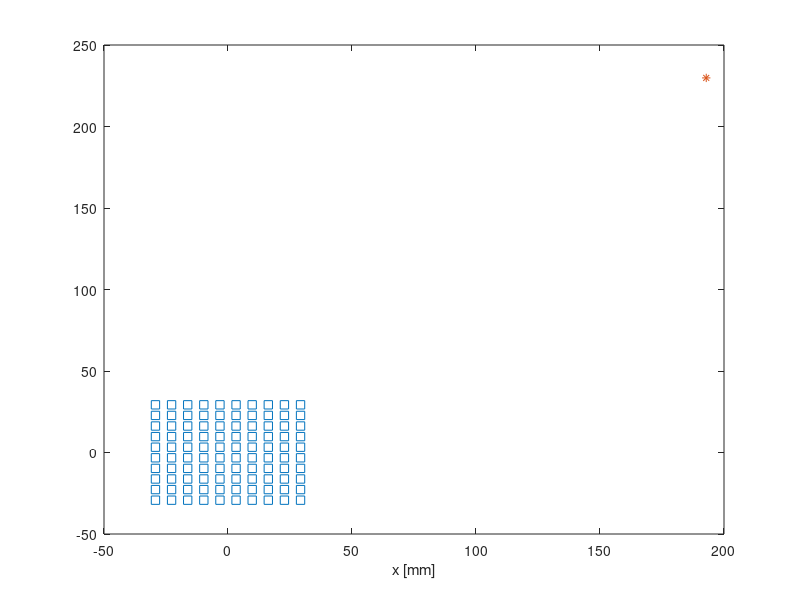

MATLAB code for this plot: (Note: this script raises an error after producing the figure.)
%% %%%%%%%%%%%%%%%%%%%%%%%%%%%%%%%%%%%%%%%%%%%%%%%%%%%%%%%%%%%%%%%%%%%%%%%%
%   
%           this script illustrates time-domain DAS beamforming based on
%           simulated square array response.
%             
%           Additionally, it performes phase coherence imaging anaysing
%           standard deviation of phase shift 
%                   
%
%%%%%%%%%%%%%%%%%%%%%%%%%%%%%%%%%%%%%%%%%%%%%%%%%%%%%%%%%%%%%%%%%%%%%%%%%%%

addpath('tools')

clear all 
close all
%% %%%%%%%%%%%%%%%%%%%%%%%%%%%%%%%%%%%%%%%%%%%%%%%%%%%%%%%%%%%%%%%%%%%%%%%%
% 
%                  Load the dispersion curves data
% 
%%%%%%%%%%%%%%%%%%%%%%%%%%%%%%%%%%%%%%%%%%%%%%%%%%%%%%%%%%%%%%%%%%%%%%%%%%%

load('disp_curve')  % disp curves for 2 mm alu plates 

% figure(1),  plot(f_vec,k_a,f_vec,k_s)
% xlabel('f [Hz]'), ylabel('k [rad/m]')
%% %%%%%%%%%%%%%%%%%%%%%%%%%%%%%%%%%%%%%%%%%%%%%%%%%%%%%%%%%%%%%%%%%%%%%%%%
% 
%                          Generate array topology
% 
%                                 
%%%%%%%%%%%%%%%%%%%%%%%%%%%%%%%%%%%%%%%%%%%%%%%%%%%%%%%%%%%%%%%%%%%%%%%%%%

%    SQUARE  
%%%%%%%%%%%%%%%%%%%%%%%%%%%%%%%%%%%%%%%%%%%%%%%%%%%%%%%%%%%%%%%%%%%%%%%%%%
array.dx = 6.5;               % pitch in mm
x = (1:10).*array.dx;         x = x - mean(x);

[x,y] = meshgrid(x,x); 
array.X = reshape (x,1,size(x,1)*size(y,2));
array.Y = reshape (y,1,size(y,1)*size(y,2));
array.name = 'square';
%%%%%%%%%%%%%%%%%%%%%%%%%%%%%%%%%%%%%%%%%%%%%%%%%%%%%%%%%%%%%%%%%%%%%%%%%%

% plot array elements 
figure(2),  plot(array.X,array.Y,'s'), 
xlabel('x [mm]'), ylabel('y [mm]')
title(array.name)
%% %%%%%%%%%%%%%%%%%%%%%%%%%%%%%%%%%%%%%%%%%%%%%%%%%%%%%%%%%%%%%%%%%%%%%%%%
% 
%                           signal parameters 
% 
%%%%%%%%%%%%%%%%%%%%%%%%%%%%%%%%%%%%%%%%%%%%%%%%%%%%%%%%%%%%%%%%%%%%%%%%%%%

exct.fs = 5.12e6;               % sampling f 
exct.n_sampl = 4096;            % no of samples
exct.f_exc = 100e3;             % excitation f
exct.n_cycl = 5;                % no of cycles

[w indF] = min(abs(exct.f_exc - f_vec));
wave.vph = 2*pi*f_vec(indF)./k_a(indF);     % phase velocity in m/s for excitation freq
wave.lambda = wave.vph / f_vec(indF);       % wavelength in m for excitation freq

%% %%%%%%%%%%%%%%%%%%%%%%%%%%%%%%%%%%%%%%%%%%%%%%%%%%%%%%%%%%%%%%%%%%%%%%%%
% 
%                           Target to be imaged
% 
%%%%%%%%%%%%%%%%%%%%%%%%%%%%%%%%%%%%%%%%%%%%%%%%%%%%%%%%%%%%%%%%%%%%%%%%%%%

target.r = 300;
target.theta = 50;
target.x = target.r*cosd(target.theta); 
target.y = target.r*sind(target.theta); 

figure(2),  plot(array.X,array.Y,'s', target.x,target.y,'*'),  xlabel('x [mm]')

%% %%%%%%%%%%%%%%%%%%%%%%%%%%%%%%%%%%%%%%%%%%%%%%%%%%%%%%%%%%%%%%%%%%%%%%%%
% 
%       Simulate array responses using structure's transfer function
%                          
%%%%%%%%%%%%%%%%%%%%%%%%%%%%%%%%%%%%%%%%%%%%%%%%%%%%%%%%%%%%%%%%%%%%%%%%%%%

arrayRes = simulate_array_response(array.X,array.Y,target, exct,f_vec,k_a, k_s);

%% %%%%%%%%%%%%%%%%%%%%%%%%%%%%%%%%%%%%%%%%%%%%%%%%%%%%%%%%%%%%%%%%%%%%%%%%
% 
%                       DAS beamforming
%                          
%%%%%%%%%%%%%%%%%%%%%%%%%%%%%%%%%%%%%%%%%%%%%%%%%%%%%%%%%%%%%%%%%%%%%%%%%%%

theta = 0:360;                      % azimuth in deg
r = (1:exct.n_sampl)';

im = plane_wave_DAS_2D(array, arrayRes, theta, r, wave, exct) ;

%% %%%%%%%%%%%%%%%%%%%%%%%%%%%%%%%%%%%%%%%%%%%%%%%%%%%%%%%%%%%%%%%%%%%%%%%%
% 
%                      Plot the results 
%                          
%%%%%%%%%%%%%%%%%%%%%%%%%%%%%%%%%%%%%%%%%%%%%%%%%%%%%%%%%%%%%%%%%%%%%%%%%%%

figure(10)
pcolor(im.x, im.y, im.C'), shading flat, axis equal tight, axis([-1500, 1500, -1500,1500])
title('DAS result')
colorbar 

figure(11)
pcolor(im.x, im.y, im.Cph'), shading flat, axis equal tight, axis([-1500, 1500, -1500,1500])
title('weights based on Phase coherence ')
colorbar 

figure(12)
pcolor(im.x, im.y, im.Cph'.*im.C'), shading flat, axis equal tight, axis([-1500, 1500, -1500,1500])
title('Weighted image DAS and phase weights ')
colorbar 

figure(13)
plot(theta,20*log10(max(im.C')./max(max(im.C'))),  theta, 20*log10(max(im.Cph'.*im.C')./max(max(im.Cph'.*im.C'))))
title('Beam patterns comparision')
legend('DAS','Phase Cohrerence')
colorbar
